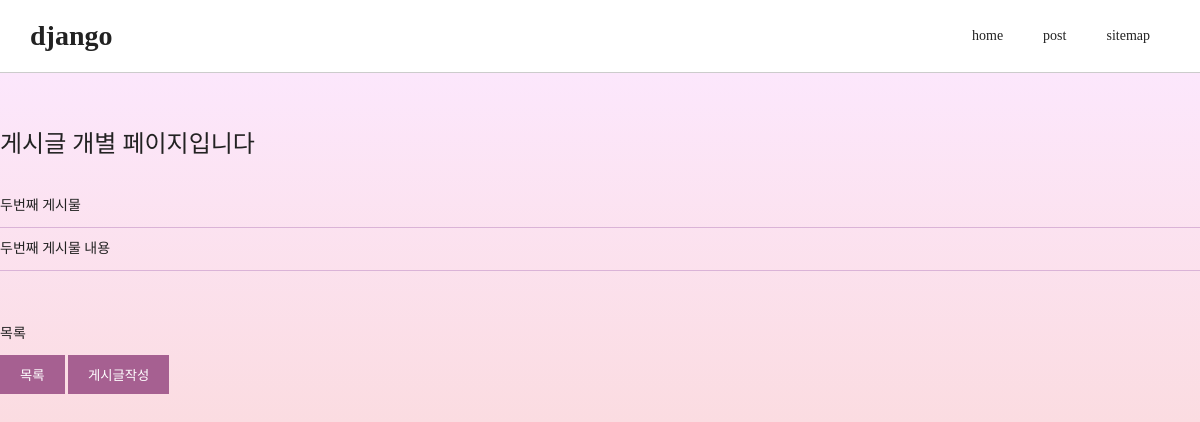
The app's page /blog/2, older data.
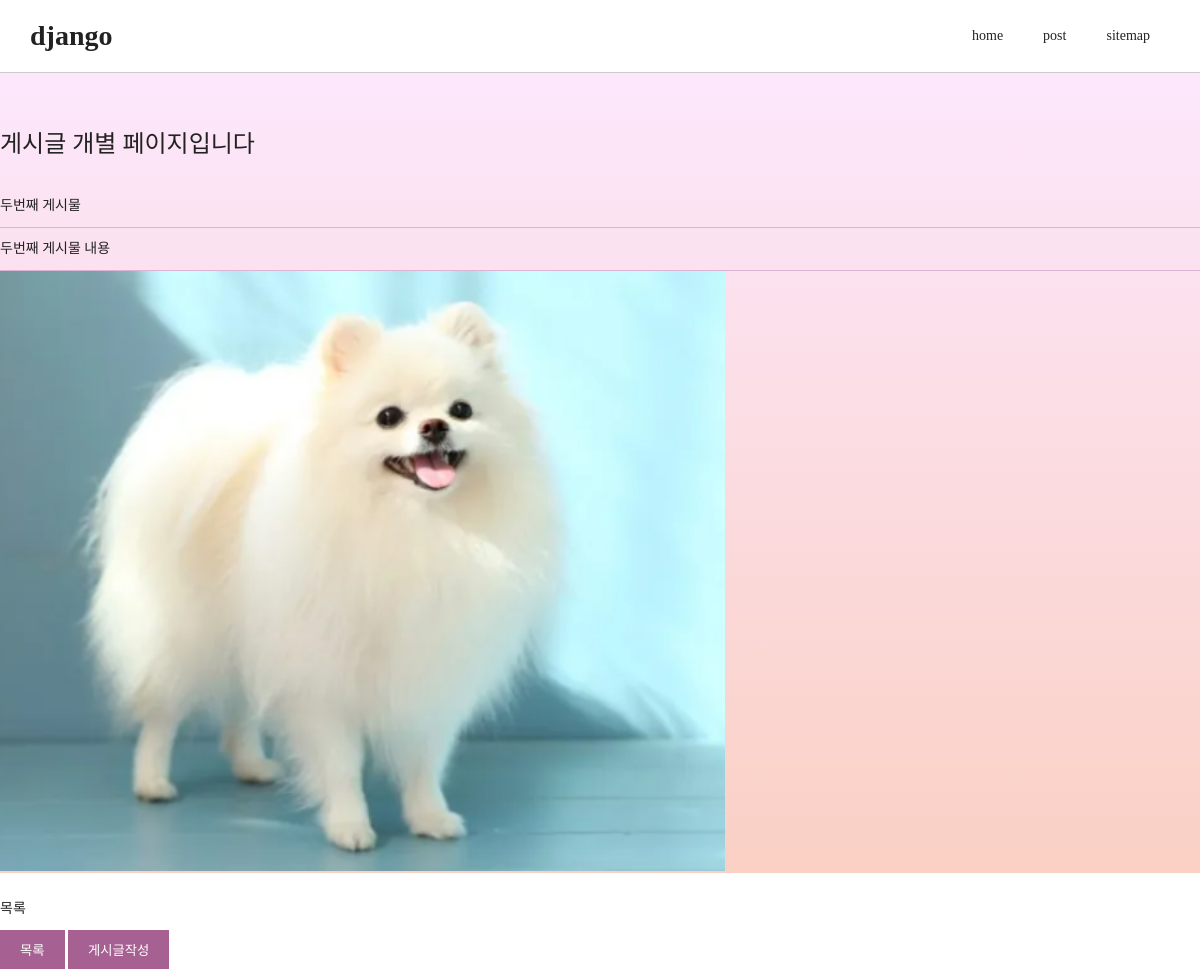
The same page, newer data.
### main/models.py (models this page shows, shortened)
class Post(models.Model):
    postname = models.CharField(max_length=50)
    contents = models.TextField()
    mainphoto = models.ImageField(blank=True, null=True)

### main/views.py (the view)
# urls.py: path('blog/<int:pk>',views.posting, name="posting"),
def posting(request, pk):
    post = Post.objects.get(pk=pk)
    return render(request, 'main/posting.html', {'post':post})

### main/templates/main/posting.html (shortened to what this page needs)
<!DOCTYPE html>
<html lang="en">
<head>
    {% load static %}
    <link rel="stylesheet" href="{% static 'css/style.css' %}">
</head>
    <body>
        <header>
            <h1>django</h1>
            <nav>
                <ul>
                    <li><a href="/">home</a></li>
                    <li><a href="/blog">post</a></li>
                    <li><a href="">sitemap</a></li>
                </ul>
            </nav>
        </header>
        <section>
            <div class="board">
                <h2>게시글 개별 페이지입니다</h2>
                <p class="bb">{{post.postname}}</p>
                <p class="bb">{{post.contents}}</p>
                {% if post.mainphoto %}
                <img src="{{post.mainphoto.url}}" alt="" height="600">
                <br>
                {% endif %}
                <a href="/blog/">목록</a>
            </div>
            <div class="btn">
                <button><a href="/blog">목록</a></button>
                <button><a href="/new_post">게시글작성</button>
            </div>
        </section>
    </body>
</html>

### main/static/css/style.css (style rules this page uses)
* { margin:0; padding: 0; box-sizing: border-box; }
html { height: 100%; }
:root { --main-border-color: #dab3d7; --main-button-color: #a66091; }
body { font-family:"나눔고딕"; font-size: 14px; color: #222; display: flex; flex-direction: column; height: 100%; }
body > section { padding: 50px 0; line-height: 42px; height: 100%; background-image: linear-gradient(to top, #fad0c4 0%, #fce7fc 100%); }
body > section > div { width:100%; max-width: 1200px; margin: 0 auto; }
header { display: flex; justify-content: space-between; padding: 20px 30px; border-bottom: 1px solid #ccc; align-items: center; }
header ul { display: flex; }
header ul li { padding: 0 20px; }
li { list-style: none; }
h2 { padding-bottom: 20px; font-size: 24px; font-weight: normal; }
a { color: inherit; text-decoration: none; }
.btn button { background-color: var(--main-button-color); padding: 10px 20px; color: #fff; border: none; outline: none; }
.bb { border-bottom: 1px solid var(--main-border-color); }

Row changes from the older to the newer data that the page shows:
changed Post "두번째 게시물": mainphoto: picture added
